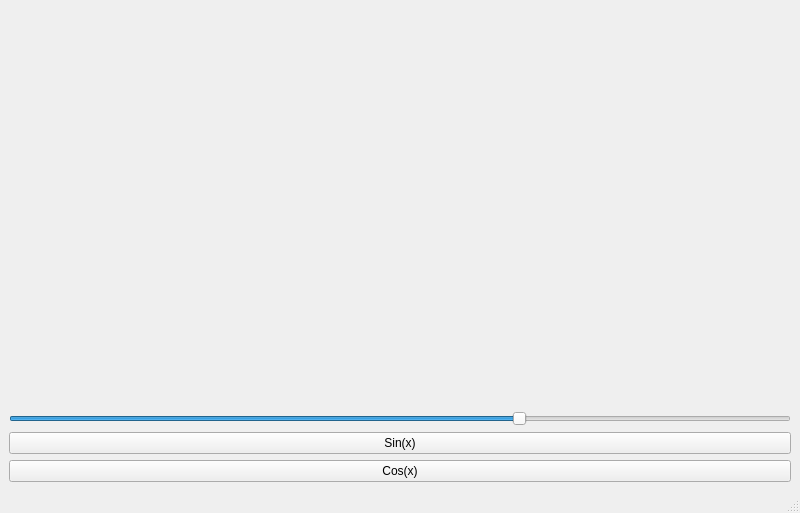
<?xml version="1.0" encoding="UTF-8"?>
<ui version="4.0">
 <class>MainWindow</class>
 <widget class="QMainWindow" name="MainWindow">
  <property name="geometry">
   <rect>
    <x>0</x>
    <y>0</y>
    <width>800</width>
    <height>513</height>
   </rect>
  </property>
  <property name="windowTitle">
   <string>MainWindow</string>
  </property>
  <widget class="QWidget" name="centralwidget">
   <layout class="QVBoxLayout" name="verticalLayout_2">
    <item>
     <layout class="QVBoxLayout" name="verticalLayout">
      <item>
       <widget class="QWidget" name="widget" native="true">
        <property name="cursor">
         <cursorShape>CrossCursor</cursorShape>
        </property>
       </widget>
      </item>
      <item>
       <widget class="QSlider" name="slider">
        <property name="minimum">
         <number>1</number>
        </property>
        <property name="maximum">
         <number>30</number>
        </property>
        <property name="sliderPosition">
         <number>20</number>
        </property>
        <property name="orientation">
         <enum>Qt::Horizontal</enum>
        </property>
       </widget>
      </item>
      <item>
       <widget class="QPushButton" name="button1">
        <property name="text">
         <string>Sin(x)</string>
        </property>
       </widget>
      </item>
      <item>
       <widget class="QPushButton" name="button2">
        <property name="text">
         <string>Cos(x)</string>
        </property>
       </widget>
      </item>
     </layout>
    </item>
   </layout>
  </widget>
  <widget class="QMenuBar" name="menubar">
   <property name="geometry">
    <rect>
     <x>0</x>
     <y>0</y>
     <width>800</width>
     <height>24</height>
    </rect>
   </property>
  </widget>
  <widget class="QStatusBar" name="statusbar"/>
 </widget>
 <resources/>
 <connections/>
</ui>
